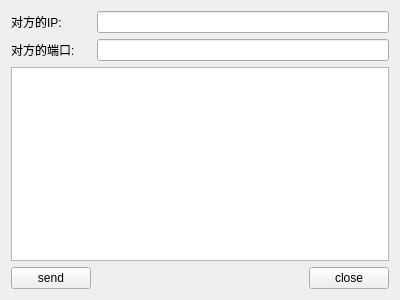
<?xml version="1.0" encoding="UTF-8"?>
<ui version="4.0">
 <class>Widget</class>
 <widget class="QWidget" name="Widget">
  <property name="geometry">
   <rect>
    <x>0</x>
    <y>0</y>
    <width>400</width>
    <height>300</height>
   </rect>
  </property>
  <property name="windowTitle">
   <string>Widget</string>
  </property>
  <layout class="QGridLayout" name="gridLayout">
   <item row="0" column="0">
    <widget class="QLabel" name="label">
     <property name="text">
      <string>对方的IP:</string>
     </property>
    </widget>
   </item>
   <item row="1" column="0">
    <widget class="QLabel" name="label_2">
     <property name="text">
      <string>对方的端口:</string>
     </property>
    </widget>
   </item>
   <item row="2" column="0" colspan="3">
    <widget class="QTextEdit" name="textEdit"/>
   </item>
   <item row="3" column="0">
    <widget class="QPushButton" name="buttonSend">
     <property name="text">
      <string>send</string>
     </property>
    </widget>
   </item>
   <item row="3" column="1">
    <spacer name="horizontalSpacer">
     <property name="orientation">
      <enum>Qt::Horizontal</enum>
     </property>
     <property name="sizeHint" stdset="0">
      <size>
       <width>217</width>
       <height>20</height>
      </size>
     </property>
    </spacer>
   </item>
   <item row="3" column="2">
    <widget class="QPushButton" name="buttonClose">
     <property name="text">
      <string>close</string>
     </property>
    </widget>
   </item>
   <item row="0" column="1" colspan="2">
    <widget class="QLineEdit" name="lineEditIp"/>
   </item>
   <item row="1" column="1" colspan="2">
    <widget class="QLineEdit" name="lineEditPort"/>
   </item>
  </layout>
 </widget>
 <layoutdefault spacing="6" margin="11"/>
 <resources/>
 <connections/>
</ui>
